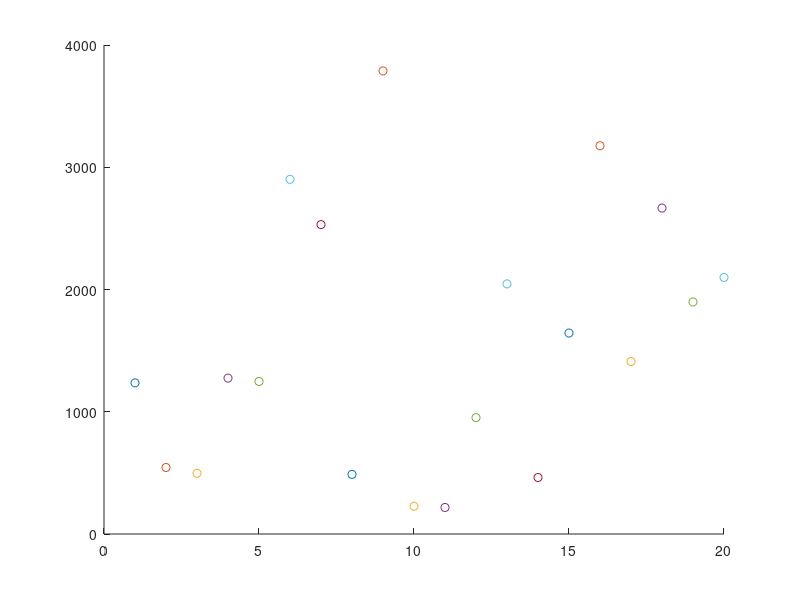
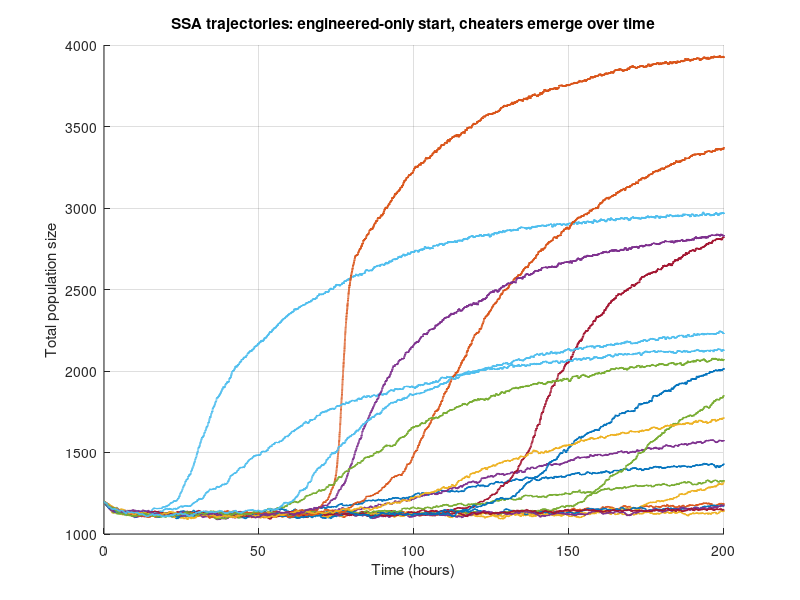

These charts were generated, in order, by the following MATLAB code:
%% MODEL PARAMETERS
% initial population size (10mL of cells at OD0.01 (120 cells/mL)
E0 = 1200;

% Carrying capacity (for batch culture of only E cells)
K    = E0;      % tune as needed

% Base division rates
g_E  = 0.3;      % engineered (burdened)
g_C  = 1.0;      % cheater (relieved burden, fitter)

% Death rates
d_E  = 0.02;
d_C  = 0.02;

% Mutation probability - for simplicity, this is the same for E and C cells
% TODO: time-evolving mutation rate (for control strain only)
mu = 5e-5;

% DFE parameters
% Engineered: many beneficial mutations (loss of function / lower burden)
f_b = 0.5;   f_n = 0.2;  f_d = 0.3;
lambda_b = 1.5;   % larger mean beneficial effect (1/lambda)
lambda_d = 8;

% Cheater: closer to optimum, beneficials rarer/weaker
f_b_C = 0.01;  f_n_C = 0.39; f_d_C = 0.60;
lambda_b_C = 10;
lambda_d_C = 10;

Tmax     = 200;  % max time (hours)
num_reps = 20;

%% GILLESPIE SIMULATION

all_traj = cell(num_reps, 1); 

figure; hold on; % DEBUG

for rep = 1:num_reps
    tic
    
    t  = 0;
    B  = repmat('E', E0, 1);  % tracks individual cells; 'E' = engineered, 'C' = cheater
    s  = zeros(E0, 1);        % fitness modifiers for each cell (relative to g_E or g_C)

    T_traj = t;
    N_traj = E0; % initial population size = all engineered cells

    while t < Tmax && numel(B) > 0
        isE = (B == 'E');
        isC = ~isE;

        N = numel(B);
        n_E = numel(B(isE));
        n_C = numel(B(isC));

        alpha  = 0.7;
        mean_s = mean(s); % avg fitness of population
        K_eff  = K * (1 + alpha * mean_s); % set K_eff based on avg fitness
        logistic = max(0, 1 - N / K_eff);

        % Division, death, mutation propensities for each cell
        a_div = zeros(N, 1);
        % a_div(isE) = g_E * n_E * (1 + s(isE)) * logistic;
        % a_div(isC) = g_C * n_C * (1 + s(isC)) * logistic;
        a_div(isE) = g_E * (1 + s(isE)) * logistic;
        a_div(isC) = g_C * (1 + s(isC)) * logistic;


        a_death = zeros(N, 1);
        % a_death(isE) = d_E * n_E;
        % a_death(isC) = d_C * n_C;
        a_death(isE) = d_E;
        a_death(isC) = d_C;

        % TODO: LOOK AT THIS CAREFULLY !!!
        a_mut = zeros(N, 1);
        % a_mut(isC) = mu * n_E; % both of these get added to C
        % a_mut(isC) = a_mut(isC) + mu * n_C;
        a_mut(isE) = mu; % both of these get added to C
        a_mut(isC) = mu;

        a_i = a_div + a_death + a_mut;
        a0 = sum(a_i);

        if (a0 <= 0)
            break;
        end

        % Sample time to next event
        u1 = rand;
        tau = -log(u1) / a0;
        t   = t + tau;
        if t > Tmax
            break;
        end

        % Pick cell
        u2 = rand * a0;
        cumul = cumsum(a_i);
        idx = find(u2 < cumul, 1, 'first');

        % Pick which event (duplication, death, mutation)
        i = rand;
        parentB = B(idx);
        parentS = s(idx);
        if i < a_div(idx) / a_i(idx)
            % Division event - offspring has same status (E/C) and fitness
            % as parent
            offB = parentB;
            offS = parentS;

            % Add offspring
            B(end+1,1) = offB;
            s(end+1,1) = offS;
        elseif i < (a_div(idx) + a_death(idx)) / a_i(idx)
            % Death event
            B(idx,:) = [];
            s(idx,:) = [];
        else
            % Mutation event
            offB = 'C';
            % draw from DFE to get dS
            u = rand;
            if u < f_b
                dS = exprnd(1 / lambda_b);
            elseif u < f_b + f_n
                dS = 0;
            else
                % Deleterious: Gamma(k, theta) with mean k*theta ~ 1/lambda_d_E
                k_del   = 2;                        % shape (tunable)
                theta_d = 1 / (lambda_d * k_del); % scale so mean = 1/lambda_d_E
                dS      = -gamrnd(k_del, theta_d);  % negative deleterious effect
            end
            offS = parentS + dS;

            % Add offspring
            B(end+1,1) = offB;
            s(end+1,1) = offS;
        end

        % Record trajectory
        T_traj(end+1, 1) = t; %#ok<AGROW>
        N_traj(end+1, 1) = numel(B);


    end

    all_traj{rep} = struct('t', T_traj, 'N', N_traj);
    
    fprintf("Rep %d completed in ", rep);
    toc

    figure(1); scatter(rep, numel(B(isC))) % DEBUG
end

%% Plot total population trajectories
figure; hold on;
cols = lines(num_reps);
for rep = 1:num_reps
    tr = all_traj{rep};
    plot(tr.t, tr.N, 'Color', cols(rep,:), 'LineWidth', 1.3);
end
xlabel('Time (hours)');
ylabel('Total population size');
title('SSA trajectories: engineered-only start, cheaters emerge over time');
grid on;
